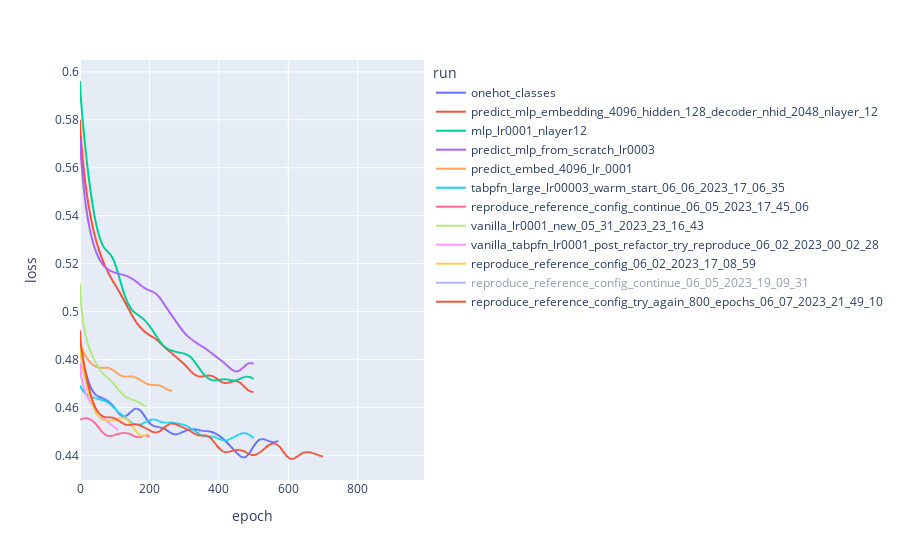

Notebook source saved alongside this figure:
### Code cell
from scipy.signal import convolve, windows
import numpy as np
from scipy.signal import savgol_filter
# yhat = savgol_filter(y, 51, 3) # window size 51, polynomial order 3
#window = windows.gaussian(50, 10)
window = windows.gaussian(100, 20)
#window = windows.gaussian(20, 4)
window /= window.sum()
long_df = make_long_loss_df(losses_dict, smooth=lambda x : convolve(x, window, mode="valid") if x else [])
#long_df = make_long_loss_df(losses_dict, smooth=lambda x : savgol_filter(x[30:], 51, 3, mode='nearest') if x and len(x) > 82 else [])
long_df = long_df[long_df.run.isin(show_only)]
fig = px.line(long_df, x="epoch", y='loss', color="run")
fig.update_layout(height=800)

### Figure 1 — Plotly figure (JSON) as saved in the notebook; plotly's stock layout.template omitted (floating-point values rounded to 4 significant figures; data arrays with more than 128 entries replaced by an {"elided": "..."} marker saying what was removed)
{"data": [{"hovertemplate": "run=onehot_classes<br>epoch=%{x}<br>loss=%{y}<extra></extra>", "legendgroup": "onehot_classes", "line": {"color": "#636efa", "dash": "solid"}, "marker": {"symbol": "circle"}, "mode": "lines", "name": "onehot_classes", "showlegend": true, "type": "scattergl", "x": {"elided": "992 int values"}, "xaxis": "x", "y": {"elided": "992 float values"}, "yaxis": "y"}, {"hovertemplate": "run=predict_mlp_embedding_4096_hidden_128_decoder_nhid_2048_nlayer_12<br>epoch=%{x}<br>loss=%{y}<extra></extra>", "legendgroup": "predict_mlp_embedding_4096_hidden_128_decoder_nhid_2048_nlayer_12", "line": {"color": "#EF553B", "dash": "solid"}, "marker": {"symbol": "circle"}, "mode": "lines", "name": "predict_mlp_embedding_4096_hidden_128_decoder_nhid_2048_nlayer_12", "showlegend": true, "type": "scattergl", "x": {"elided": "992 int values"}, "xaxis": "x", "y": {"elided": "992 float values"}, "yaxis": "y"}, {"hovertemplate": "run=mlp_lr0001_nlayer12<br>epoch=%{x}<br>loss=%{y}<extra></extra>", "legendgroup": "mlp_lr0001_nlayer12", "line": {"color": "#00cc96", "dash": "solid"}, "marker": {"symbol": "circle"}, "mode": "lines", "name": "mlp_lr0001_nlayer12", "showlegend": true, "type": "scattergl", "x": {"elided": "992 int values"}, "xaxis": "x", "y": {"elided": "992 float values"}, "yaxis": "y"}, {"hovertemplate": "run=predict_mlp_from_scratch_lr0003<br>epoch=%{x}<br>loss=%{y}<extra></extra>", "legendgroup": "predict_mlp_from_scratch_lr0003", "line": {"color": "#ab63fa", "dash": "solid"}, "marker": {"symbol": "circle"}, "mode": "lines", "name": "predict_mlp_from_scratch_lr0003", "showlegend": true, "type": "scattergl", "x": {"elided": "992 int values"}, "xaxis": "x", "y": {"elided": "992 float values"}, "yaxis": "y"}, {"hovertemplate": "run=predict_embed_4096_lr_0001<br>epoch=%{x}<br>loss=%{y}<extra></extra>", "legendgroup": "predict_embed_4096_lr_0001", "line": {"color": "#FFA15A", "dash": "solid"}, "marker": {"symbol": "circle"}, "mode": "lines", "name": "predict_embed_4096_lr_0001", "showlegend": true, "type": "scattergl", "x": {"elided": "992 int values"}, "xaxis": "x", "y": {"elided": "992 float values"}, "yaxis": "y"}, {"hovertemplate": "run=tabpfn_large_lr00003_warm_start_06_06_2023_17_06_35<br>epoch=%{x}<br>loss=%{y}<extra></extra>", "legendgroup": "tabpfn_large_lr00003_warm_start_06_06_2023_17_06_35", "line": {"color": "#19d3f3", "dash": "solid"}, "marker": {"symbol": "circle"}, "mode": "lines", "name": "tabpfn_large_lr00003_warm_start_06_06_2023_17_06_35", "showlegend": true, "type": "scattergl", "x": {"elided": "992 int values"}, "xaxis": "x", "y": {"elided": "992 float values"}, "yaxis": "y"}, {"hovertemplate": "run=reproduce_reference_config_continue_06_05_2023_17_45_06<br>epoch=%{x}<br>loss=%{y}<extra></extra>", "legendgroup": "reproduce_reference_config_continue_06_05_2023_17_45_06", "line": {"color": "#FF6692", "dash": "solid"}, "marker": {"symbol": "circle"}, "mode": "lines", "name": "reproduce_reference_config_continue_06_05_2023_17_45_06", "showlegend": true, "type": "scattergl", "x": {"elided": "992 int values"}, "xaxis": "x", "y": {"elided": "992 float values"}, "yaxis": "y"}, {"hovertemplate": "run=vanilla_lr0001_new_05_31_2023_23_16_43<br>epoch=%{x}<br>loss=%{y}<extra></extra>", "legendgroup": "vanilla_lr0001_new_05_31_2023_23_16_43", "line": {"color": "#B6E880", "dash": "solid"}, "marker": {"symbol": "circle"}, "mode": "lines", "name": "vanilla_lr0001_new_05_31_2023_23_16_43", "showlegend": true, "type": "scattergl", "x": {"elided": "992 int values"}, "xaxis": "x", "y": {"elided": "992 float values"}, "yaxis": "y"}, {"hovertemplate": "run=vanilla_tabpfn_lr0001_post_refactor_try_reproduce_06_02_2023_00_02_28<br>epoch=%{x}<br>loss=%{y}<extra></extra>", "legendgroup": "vanilla_tabpfn_lr0001_post_refactor_try_reproduce_06_02_2023_00_02_28", "line": {"color": "#FF97FF", "dash": "solid"}, "marker": {"symbol": "circle"}, "mode": "lines", "name": "vanilla_tabpfn_lr0001_post_refactor_try_reproduce_06_02_2023_00_02_28", "showlegend": true, "type": "scattergl", "x": {"elided": "992 int values"}, "xaxis": "x", "y": {"elided": "992 float values"}, "yaxis": "y"}, {"hovertemplate": "run=reproduce_reference_config_06_02_2023_17_08_59<br>epoch=%{x}<br>loss=%{y}<extra></extra>", "legendgroup": "reproduce_reference_config_06_02_2023_17_08_59", "line": {"color": "#FECB52", "dash": "solid"}, "marker": {"symbol": "circle"}, "mode": "lines", "name": "reproduce_reference_config_06_02_2023_17_08_59", "showlegend": true, "type": "scattergl", "x": {"elided": "992 int values"}, "xaxis": "x", "y": {"elided": "992 float values"}, "yaxis": "y"}, {"hovertemplate": "run=reproduce_reference_config_continue_06_05_2023_19_09_31<br>epoch=%{x}<br>loss=%{y}<extra></extra>", "legendgroup": "reproduce_reference_config_continue_06_05_2023_19_09_31", "line": {"color": "#636efa", "dash": "solid"}, "marker": {"symbol": "circle"}, "mode": "lines", "name": "reproduce_reference_config_continue_06_05_2023_19_09_31", "showlegend": true, "type": "scattergl", "visible": "legendonly", "x": {"elided": "992 int values"}, "xaxis": "x", "y": {"elided": "992 float values"}, "yaxis": "y"}, {"hovertemplate": "run=reproduce_reference_config_try_again_800_epochs_06_07_2023_21_49_10<br>epoch=%{x}<br>loss=%{y}<extra></extra>", "legendgroup": "reproduce_reference_config_try_again_800_epochs_06_07_2023_21_49_10", "line": {"color": "#EF553B", "dash": "solid"}, "marker": {"symbol": "circle"}, "mode": "lines", "name": "reproduce_reference_config_try_again_800_epochs_06_07_2023_21_49_10", "showlegend": true, "type": "scattergl", "x": {"elided": "992 int values"}, "xaxis": "x", "y": {"elided": "992 float values"}, "yaxis": "y"}], "layout": {"autosize": true, "legend": {"title": {"text": "run"}, "tracegroupgap": 0}, "margin": {"t": 60}, "xaxis": {"anchor": "y", "autorange": true, "domain": [0, 1], "range": [0, 991], "title": {"text": "epoch"}, "type": "linear"}, "yaxis": {"anchor": "x", "autorange": true, "domain": [0, 1], "range": [0.4297, 0.6049], "title": {"text": "loss"}, "type": "linear"}}}
